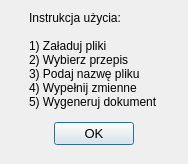
<?xml version="1.0" encoding="UTF-8"?>
<ui version="4.0">
 <class>HowTo</class>
 <widget class="QDialog" name="HowTo">
  <property name="geometry">
   <rect>
    <x>0</x>
    <y>0</y>
    <width>188</width>
    <height>164</height>
   </rect>
  </property>
  <property name="minimumSize">
   <size>
    <width>0</width>
    <height>0</height>
   </size>
  </property>
  <property name="maximumSize">
   <size>
    <width>16777215</width>
    <height>16777215</height>
   </size>
  </property>
  <property name="windowTitle">
   <string>Instrukcja</string>
  </property>
  <layout class="QVBoxLayout" name="verticalLayout_3">
   <item>
    <layout class="QVBoxLayout" name="verticalLayout">
     <item>
      <layout class="QVBoxLayout" name="verticalLayout_2">
       <item>
        <layout class="QHBoxLayout" name="horizontalLayout">
         <item>
          <spacer name="horizontalSpacer">
           <property name="orientation">
            <enum>Qt::Horizontal</enum>
           </property>
           <property name="sizeHint" stdset="0">
            <size>
             <width>40</width>
             <height>20</height>
            </size>
           </property>
          </spacer>
         </item>
         <item>
          <widget class="QLabel" name="label_2">
           <property name="sizePolicy">
            <sizepolicy hsizetype="Preferred" vsizetype="Preferred">
             <horstretch>0</horstretch>
             <verstretch>0</verstretch>
            </sizepolicy>
           </property>
           <property name="text">
            <string>Instrukcja użycia:

1) Załaduj pliki
2) Wybierz przepis
3) Podaj nazwę pliku 
4) Wypełnij zmienne
5) Wygeneruj dokument</string>
           </property>
           <property name="alignment">
            <set>Qt::AlignLeading|Qt::AlignLeft|Qt::AlignVCenter</set>
           </property>
          </widget>
         </item>
         <item>
          <spacer name="horizontalSpacer_2">
           <property name="orientation">
            <enum>Qt::Horizontal</enum>
           </property>
           <property name="sizeHint" stdset="0">
            <size>
             <width>40</width>
             <height>20</height>
            </size>
           </property>
          </spacer>
         </item>
        </layout>
       </item>
      </layout>
     </item>
     <item>
      <layout class="QHBoxLayout" name="horizontalLayout_2">
       <item>
        <spacer name="horizontalSpacer_4">
         <property name="orientation">
          <enum>Qt::Horizontal</enum>
         </property>
         <property name="sizeHint" stdset="0">
          <size>
           <width>40</width>
           <height>20</height>
          </size>
         </property>
        </spacer>
       </item>
       <item>
        <widget class="QDialogButtonBox" name="buttonBox">
         <property name="sizePolicy">
          <sizepolicy hsizetype="Fixed" vsizetype="Preferred">
           <horstretch>0</horstretch>
           <verstretch>0</verstretch>
          </sizepolicy>
         </property>
         <property name="font">
          <font>
           <pointsize>10</pointsize>
          </font>
         </property>
         <property name="standardButtons">
          <set>QDialogButtonBox::Ok</set>
         </property>
        </widget>
       </item>
       <item>
        <spacer name="horizontalSpacer_3">
         <property name="orientation">
          <enum>Qt::Horizontal</enum>
         </property>
         <property name="sizeHint" stdset="0">
          <size>
           <width>40</width>
           <height>20</height>
          </size>
         </property>
        </spacer>
       </item>
      </layout>
     </item>
    </layout>
   </item>
  </layout>
 </widget>
 <resources/>
 <connections/>
</ui>
